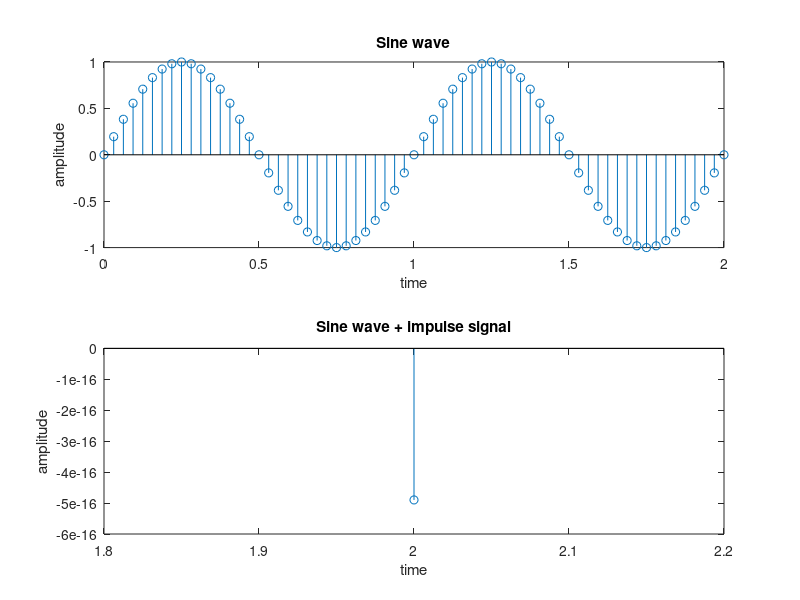

Write MATLAB code to recreate this figure.
%Sinosuidal signal
t = 0:1/32:2;
x = sin(2*pi*t);
subplot(2,1,1); 
stem(t,x);
xlabel('time'); ylabel('amplitude'); title('Sine wave');

%Sinosuidal signal + impulse signal
for t = 0:1/32:2
    x1=sin(2*pi*t);
   t1=t;
   if t1>0.5 && t1<0.6
       x1=sin(2*pi*t1)+1;
   else
       x1=sin(2*pi*t1);
   end
end


subplot(2,1,2);
stem(t,x1);

xlabel('time'); ylabel('amplitude'); title('Sine wave + impulse signal');